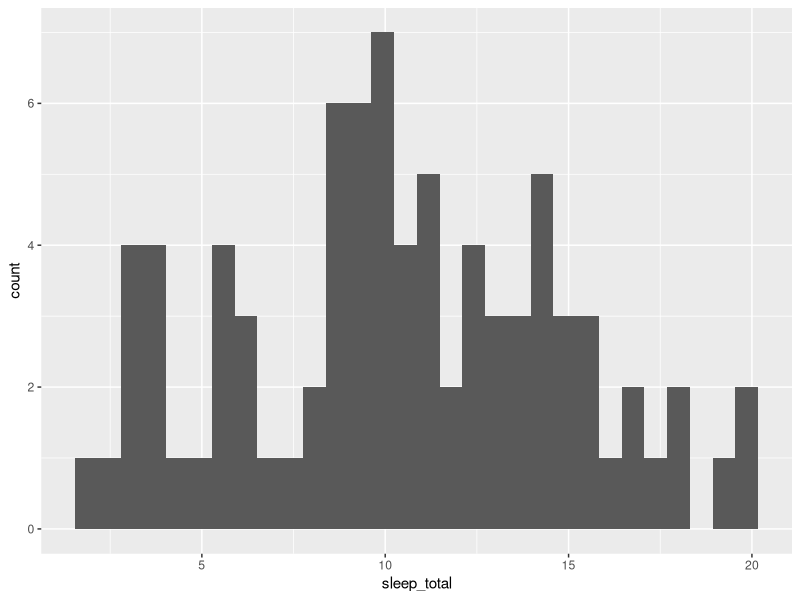
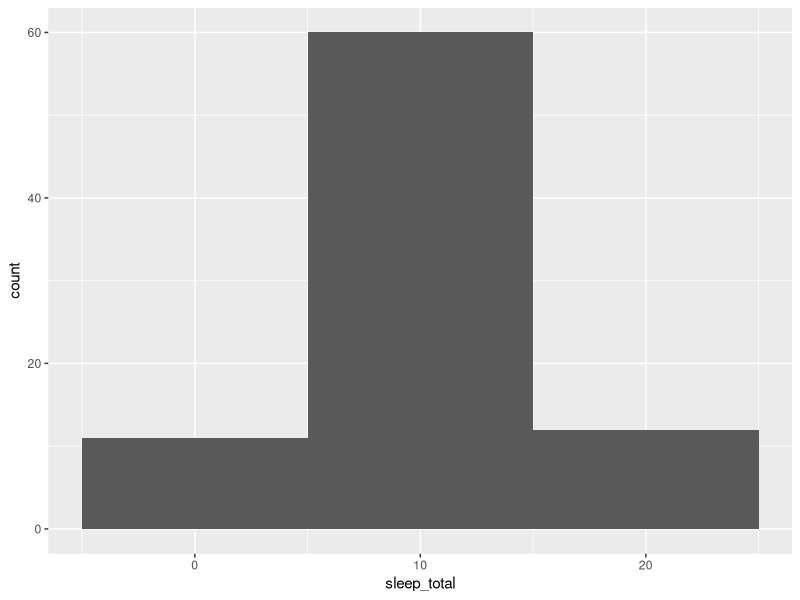
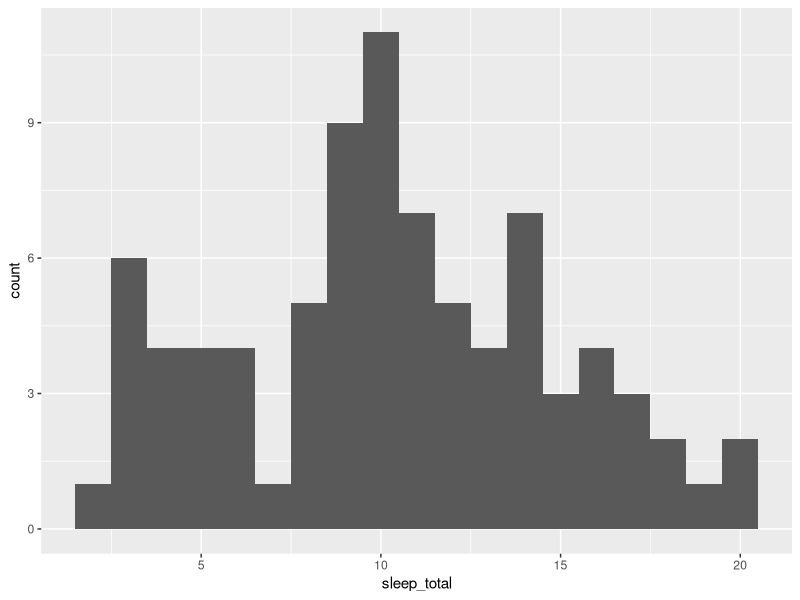
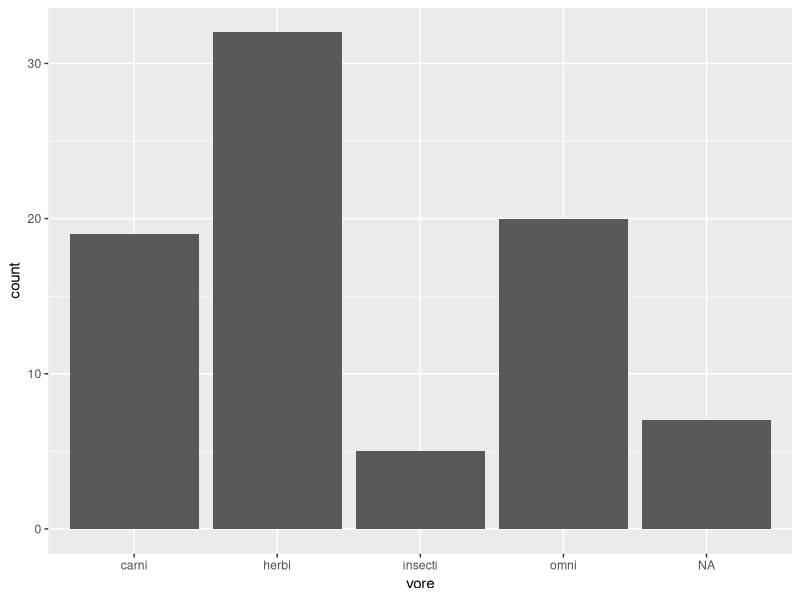
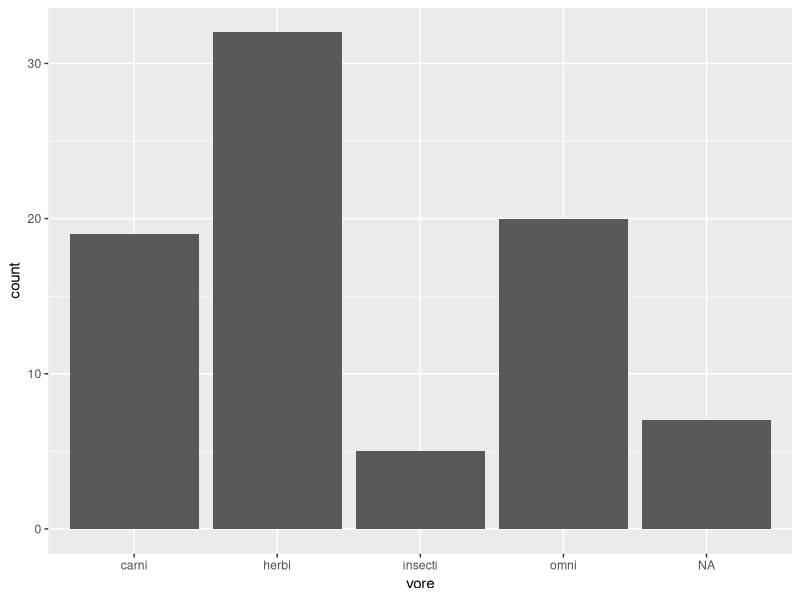
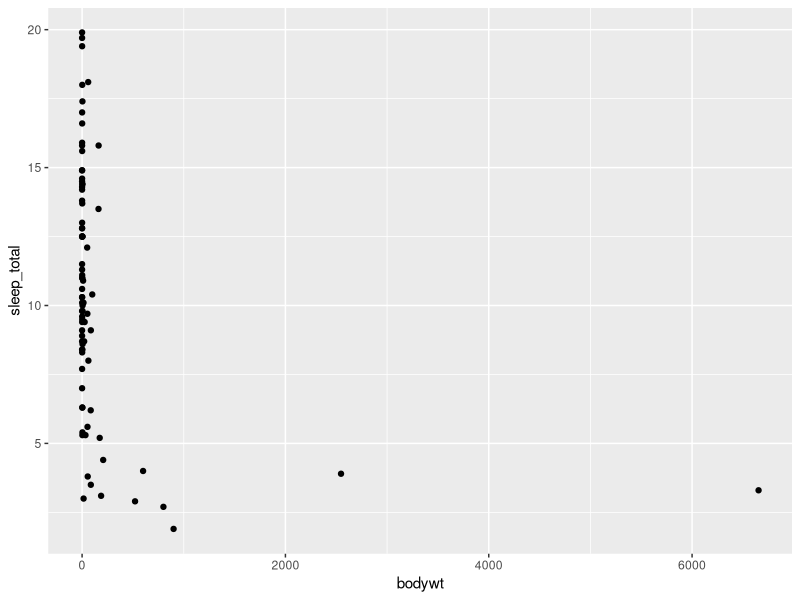
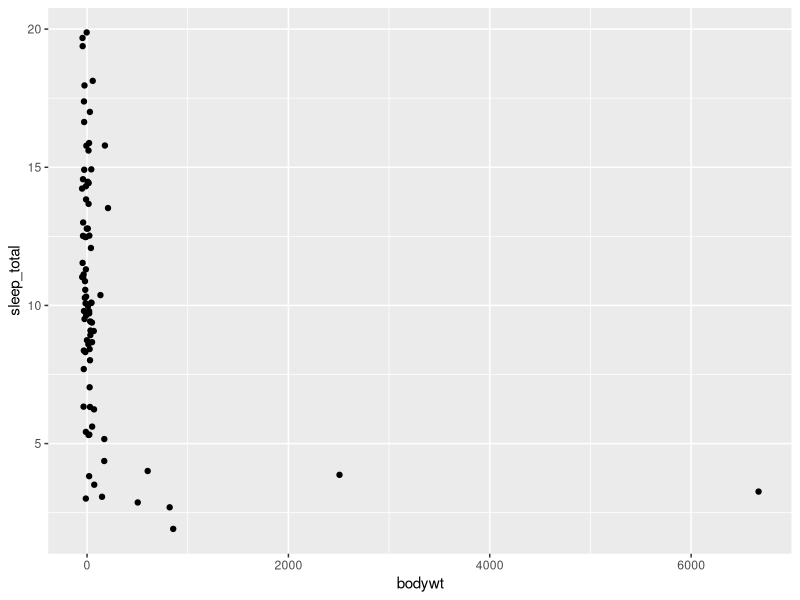
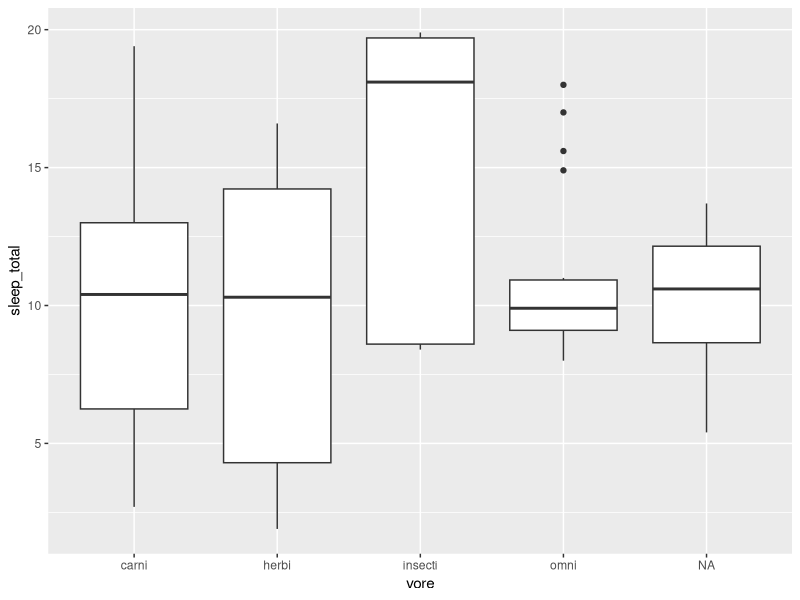

The R script that drew these images, in order:
#tested and working

#uncomment below line if package is not installed
#install.packages("ggplot2")
library(ggplot2)

data("msleep")

#histogram
ggplot(msleep, aes(sleep_total)) +
  geom_histogram()

ggplot(msleep, aes(sleep_total)) +
  geom_histogram(binwidth = 10)

ggplot(msleep, aes(sleep_total)) +
  geom_histogram(binwidth = 1)

#bar chart
ggplot(msleep, aes(vore)) +
  geom_bar()

ggplot(msleep, aes(vore)) +
  geom_histogram(stat = "count")

#scatterplot
ggplot(msleep, aes(bodywt, sleep_total)) +
  geom_point()

ggplot(msleep, aes(bodywt, sleep_total)) +
  geom_jitter(width = 50)

#boxplot
ggplot(msleep, aes(vore, sleep_total)) +
  geom_boxplot()
